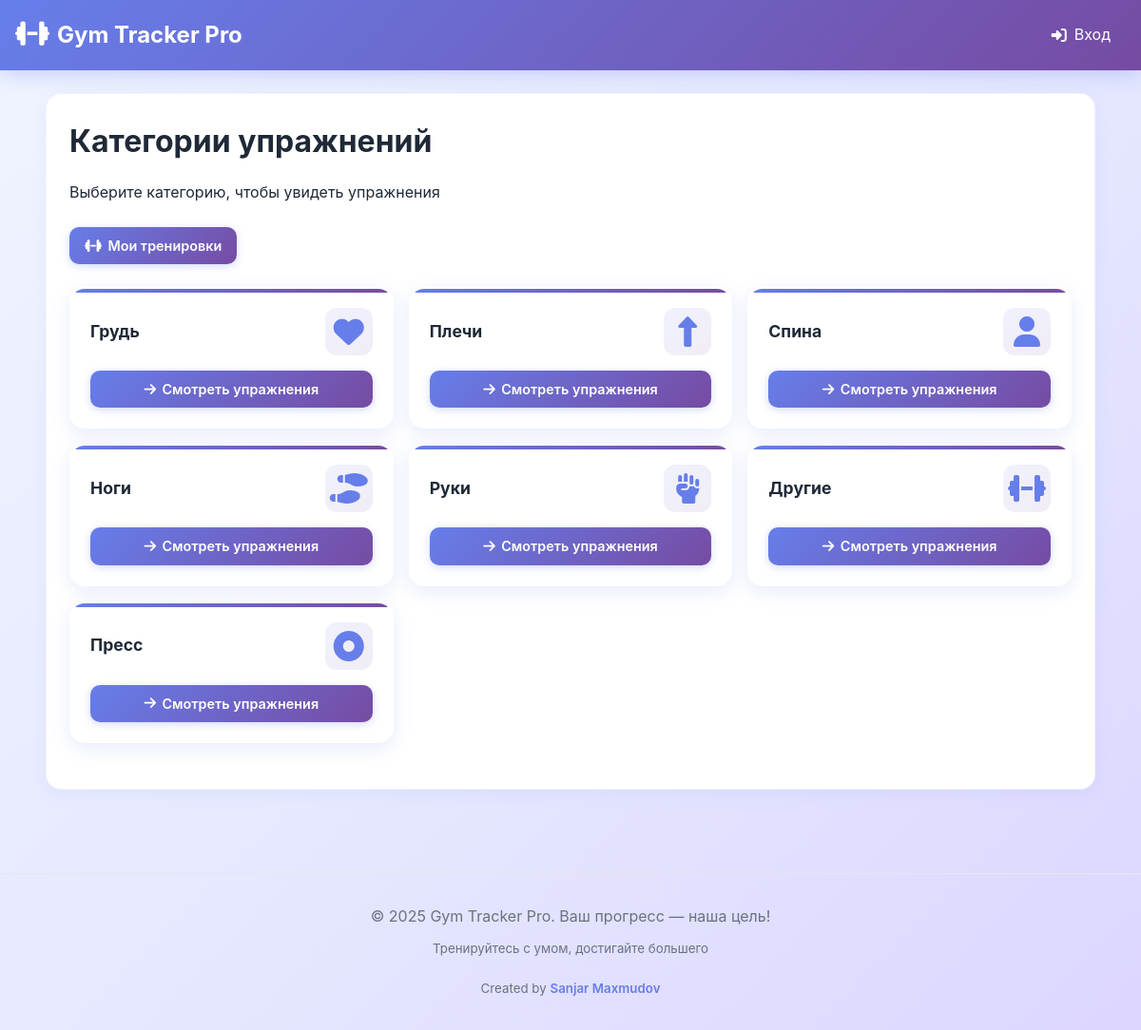
The page / on the database its author committed.
### exercises/models.py (models this page shows, shortened)
class ExerciseCategory(models.Model):
    name = models.CharField(max_length=100)
    slug = models.SlugField(unique=True)

### workouts/views.py (the view)
# urls.py: path('', views.ExerciseCategoryListView.as_view(), name='home'),
class ExerciseCategoryListView(ListView):
    model = ExerciseCategory
    template_name = 'workouts/category_list.html'
    context_object_name = 'categories'

### workouts/templates/workouts/category_list.html (shortened to what this page needs)
{% extends 'base.html' %}
{% load static %}
{% block extra_css %}
<link rel="stylesheet" href="{% static 'css/category_list.css' %}">
{% endblock %}
{% block content %}
<div class="card fade-in">
    <h1 class="mb-2">Категории упражнений</h1>
    <p class="mb-3">Выберите категорию, чтобы увидеть упражнения</p>
    <div class="mb-3">
        <a href="{% url 'workout-list' %}" class="btn btn-primary">
            <i class="fas fa-dumbbell"></i> Мои тренировки
        </a>
    </div>
    <div class="category-list-grid">
        {% for category in categories %}
        <div class="category-card">
            <div class="card-header">
                <h3>{{ category.name }}</h3>
                <span class="category-icon">
                    {% if 'груд' in category.name|lower or 'chest' in category.slug|lower %}
                        <i class="fas fa-heart"></i>
                    {% elif 'спин' in category.name|lower or 'back' in category.slug|lower %}
                        <i class="fas fa-user"></i>
                    {% elif 'ног' in category.name|lower or 'leg' in category.slug|lower %}
                        <i class="fas fa-shoe-prints"></i>
                    {% elif 'рук' in category.name|lower or 'бицепс' in category.name|lower or 'трицепс' in category.name|lower or 'arm' in category.slug|lower %}
                        <i class="fas fa-hand-fist"></i>
                    {% elif 'плеч' in category.name|lower or 'shoulder' in category.slug|lower %}
                        <i class="fas fa-up-long"></i>
                    {% elif 'прес' in category.name|lower or 'корпус' in category.name|lower or 'abs' in category.slug|lower or 'core' in category.slug|lower %}
                        <i class="fas fa-circle-dot"></i>
                    {% elif 'кардио' in category.name|lower or 'cardio' in category.slug|lower %}
                        <i class="fas fa-heart-pulse"></i>
                    {% else %}
                        <i class="fas fa-dumbbell"></i>
                    {% endif %}
                </span>
            </div>
            <a href="{% url 'exercise-list' category.slug %}" class="btn btn-primary w-100">
                <i class="fas fa-arrow-right"></i> Смотреть упражнения
            </a>
        </div>
        {% empty %}
        <div class="empty-state">
            <i class="fas fa-folder-open"></i>
            <h3>Нет категорий</h3>
            <p>Категории упражнений пока не добавлены</p>
        </div>
        {% endfor %}
    </div>
</div>
{% endblock %}

### static/css/main.css (style rules this page uses)
* { margin: 0; padding: 0; box-sizing: border-box; }
:root { --primary: #667eea; --primary-dark: #5568d3; --secondary: #764ba2; --accent-1: #667eea; --accent-2: #764ba2; --success: #10b981; --danger: #ef4444; --light: #f9fafb; --dark: #1f2937; --gray: #6b7280; --gray-light: #e5e7eb; --border-radius: 16px; --shadow: 0 4px 16px rgba(102, 126, 234, 0.08); --shadow-hover: 0 8px 32px rgba(102, 126, 234, 0.16); --transition: all 0.3s cubic-bezier(0.4, 0, 0.2, 1); --gradient-primary: linear-gradient(135deg, #667eea 0%, #764ba2 100%), radial-gradient(circle at 10% 20%, rgba(255,255,255,0.1) 0%, transparent 40%), radial-gradient(circle at 90% 80%, rgba(255,255,255,0.1) 0%, transparent 40%); --gradient-secondary: linear-gradient(135deg, #5568d3 0%, #667eea 100%), radial-gradient(circle at 50% 50%, rgba(255,255,255,0.08) 0%, transparent 50%); }
body { font-family: -apple-system, BlinkMacSystemFont, 'Segoe UI', Roboto, Oxygen, Ubuntu, sans-serif; line-height: 1.6; color: var(--dark); background: linear-gradient(135deg, #f0f4ff 0%, #e6e9ff 50%, #dcd6ff 100%), radial-gradient(circle at 20% 30%, rgba(102, 126, 234, 0.05) 0%, transparent 50%), radial-gradient(circle at 80% 70%, rgba(118, 75, 162, 0.05) 0%, transparent 50%); min-height: 100vh; }
.card { background: white; padding: 1.5rem; border-radius: var(--border-radius); box-shadow: var(--shadow); transition: var(--transition); margin-bottom: 1rem; border: 1px solid rgba(102, 126, 234, 0.08); }
.card-header { display: flex; justify-content: space-between; align-items: center; margin-bottom: 1rem; padding-bottom: 1rem; border-bottom: 1px solid var(--gray-light); }
.btn { display: inline-flex; align-items: center; justify-content: center; gap: 0.4rem; padding: 0.5rem 1rem; border: none; border-radius: 10px; font-weight: 600; text-decoration: none; cursor: pointer; transition: var(--transition); font-size: 0.9rem; }
.btn-primary { background: var(--gradient-primary); color: white; box-shadow: 0 2px 8px rgba(102, 126, 234, 0.3); }
.fade-in { animation: fadeIn 0.5s ease-out; }
.mb-2 { margin-bottom: 1rem; }
.mb-3 { margin-bottom: 1.5rem; }
.w-100 { width: 100%; }

### static/css/category_list.css (style rules this page uses)
.category-list-grid { display: grid; grid-template-columns: repeat(auto-fill, minmax(280px, 1fr)); gap: 1rem; margin: 1.5rem 0; }
.category-card { background: white; padding: 1.25rem; border-radius: var(--border-radius); box-shadow: 0 6px 20px rgba(102, 126, 234, 0.15); transition: all 0.3s ease; border: 2px solid transparent; position: relative; overflow: hidden; }
.category-card::before { content: ''; position: absolute; top: 0; left: 0; right: 0; height: 4px; background: var(--gradient-primary); }
.category-icon { font-size: 2rem; display: flex; align-items: center; justify-content: center; width: 50px; height: 50px; background: linear-gradient(135deg, rgba(102, 126, 234, 0.1) 0%, rgba(118, 75, 162, 0.1) 100%); border-radius: 12px; color: var(--primary); }
.category-card .card-header { display: flex; justify-content: space-between; align-items: center; margin-bottom: 1rem; padding-bottom: 0; border-bottom: none; }
.category-card h3 { font-size: 1.1rem; margin-bottom: 0; }

### rows shown on the page
ExerciseCategory: name "Грудь"
ExerciseCategory: name "Плечи", slug "shoulders" (drawn)
ExerciseCategory: name "Спина", slug "back" (drawn)
ExerciseCategory: name "Ноги", slug "legs" (drawn)
ExerciseCategory: name "Руки", slug "arms" (drawn)
ExerciseCategory: name "Другие", slug "other" (drawn)
ExerciseCategory: name "Пресс", slug "abs" (drawn)
